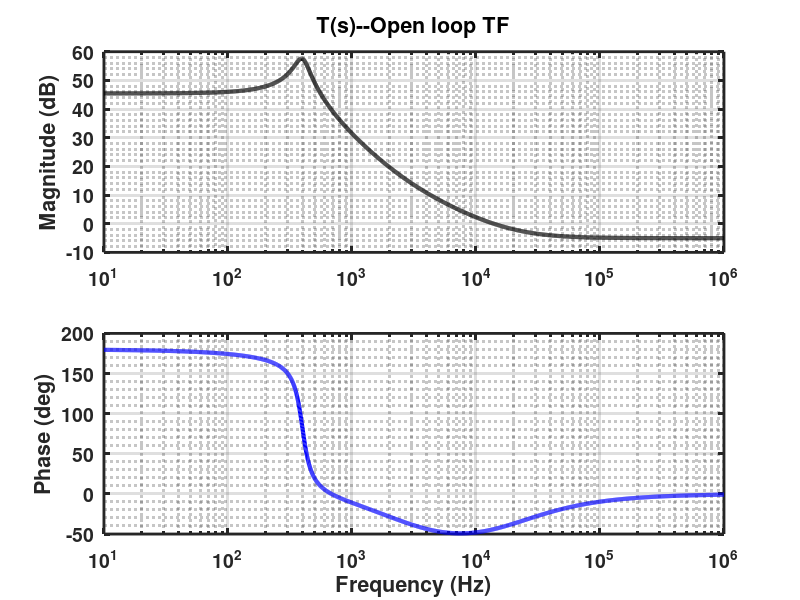
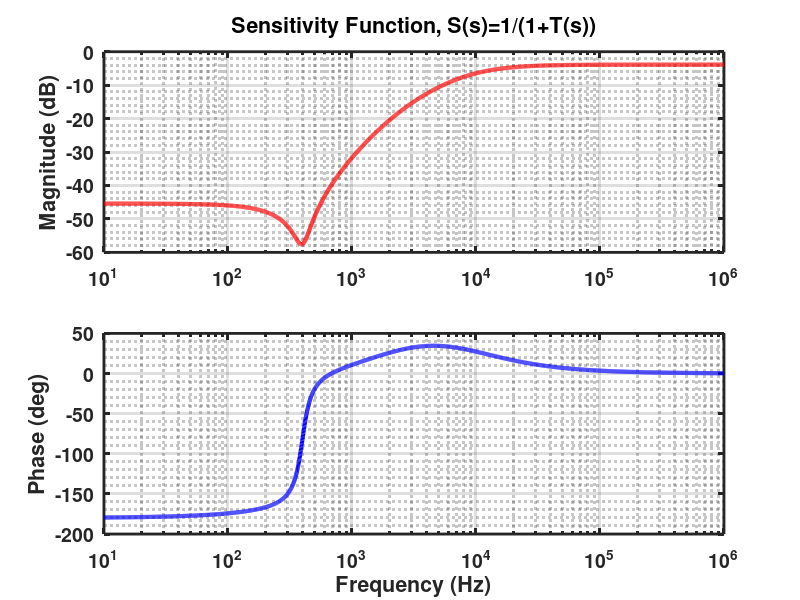
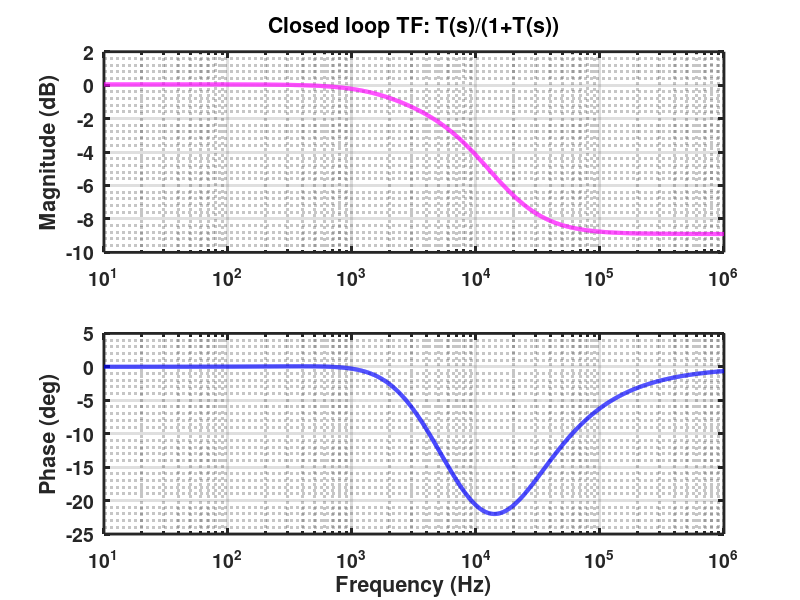

Here is the MATLAB script that generated these plots, in order:
clc;
clear;
close all;

s = tf('s');

%% Parameters
D = 0.6;
R = 10;
V_g = 30;
L = 160e-6;
C = 160e-6;

D_dash = 1-D;

V = -D/D_dash*V_g;
I = -V/(D_dash*R);

fp2 = 20000;

wp2 = 2*pi*fp2;

V_M = 1;

%% Control-to-Output Transfer Function
G_vd = -((V_g-V)/D_dash)* ...
    ((1 - s*(L*I)/(D_dash*(V_g-V))) / ...
    (1 + s*(L/(D_dash^2*R)) + s^2*(L*C/(D_dash^2))));

G_c = (1+s/wp2);
H = 1;

T = H*G_c*G_vd/V_M

wp1 = D_dash/sqrt(L*C);                    % LC double pole (rad/s)
fp1 = wp1/(2*pi);

wz = D_dash*(V_g - V)/(L*I);               % RHP zero (rad/s)
% fz = wz/(2*pi);
% fprintf('LC Pole (fp1)      = %.2f Hz\n',fp1)
% fprintf('RHP Zero (fz)      = %.2f Hz\n',fz)
% fprintf('HF Pole (fp2)      = %.2f Hz\n',fp2)
%% ===============================
% Bold Publication Quality Bode Plot
% ================================

% Frequency range (10 Hz to 1 MHz)
f = logspace(1,6,3000);
w = 2*pi*f;

% Frequency response
[mag,phase] = bode(T,w);

mag = squeeze(20*log10(mag));
phase = squeeze(phase);

figure('Color','w','Position',[100 100 900 700])




%% Magnitude
subplot(2,1,1)

semilogx(f,mag,'k','LineWidth',3)

grid on
grid minor

ylabel('Magnitude (dB)',...
    'FontSize',16,...
    'FontWeight','bold')

title('T(s)--Open loop TF',...
    'FontSize',18,...
    'FontWeight','bold')

set(gca,...
    'FontSize',14,...
    'FontWeight','bold',...
    'LineWidth',2)

xlim([10 1e6])

%% Phase
subplot(2,1,2)

semilogx(f,phase,'b','LineWidth',3)

grid on
grid minor

xlabel('Frequency (Hz)',...
    'FontSize',16,...
    'FontWeight','bold')

ylabel('Phase (deg)',...
    'FontSize',16,...
    'FontWeight','bold')

set(gca,...
    'FontSize',14,...
    'FontWeight','bold',...
    'LineWidth',2)
hold on

% xline(fp1,'--r','f_{p1}',...
%     'LineWidth',2,...
%     'FontSize',12,...
%     'FontWeight','bold');
% 
% xline(fz,'--m','f_{z}',...
%     'LineWidth',2,...
%     'FontSize',12,...
%     'FontWeight','bold');
% 
% xline(fp2,'--g','f_{p2}',...
%     'LineWidth',2,...
%     'FontSize',12,...
%     'FontWeight','bold');

xlim([10 1e6])

%% ==========================================
% Bode Plot of Sensitivity Function S(s)
% ==========================================

S = 1/(1+T);
% Frequency response
[magS,phaseS] = bode(S,w);

magS = squeeze(20*log10(magS));
phaseS = squeeze(phaseS);

figure('Color','w','Position',[120 120 900 700])

%% Magnitude
subplot(2,1,1)

semilogx(f,magS,'r','LineWidth',3)

grid on
grid minor

ylabel('Magnitude (dB)',...
    'FontSize',16,...
    'FontWeight','bold')

title('Sensitivity Function, S(s)=1/(1+T(s))',...
    'FontSize',18,...
    'FontWeight','bold')

set(gca,...
    'FontSize',14,...
    'FontWeight','bold',...
    'LineWidth',2)

xlim([10 1e6])

% hold on
% xline(fp1,'--k','f_{p1}','LineWidth',2);
% xline(fz,'--m','f_{z}','LineWidth',2);
% xline(fp2,'--g','f_{p2}','LineWidth',2);

%% Phase
subplot(2,1,2)

semilogx(f,phaseS,'b','LineWidth',3)

grid on
grid minor

xlabel('Frequency (Hz)',...
    'FontSize',16,...
    'FontWeight','bold')

ylabel('Phase (deg)',...
    'FontSize',16,...
    'FontWeight','bold')

set(gca,...
    'FontSize',14,...
    'FontWeight','bold',...
    'LineWidth',2)

xlim([10 1e6])

% hold on
% xline(fp1,'--k','f_{p1}','LineWidth',2);
% xline(fz,'--m','f_{z}','LineWidth',2);
% xline(fp2,'--g','f_{p2}','LineWidth',2);


%% ==========================================
% Bode Plot of Complementary Sensitivity Function
% Tc(s) = T(s)/(1+T(s))
% ==========================================
Tc = T/(1+T)
[magTc,phaseTc] = bode(Tc,w);

magTc = squeeze(20*log10(magTc));
phaseTc = squeeze(phaseTc);

figure('Color','w','Position',[140 140 900 700])

%% Magnitude
subplot(2,1,1)

semilogx(f,magTc,'m','LineWidth',3)

grid on
grid minor

ylabel('Magnitude (dB)',...
    'FontSize',16,...
    'FontWeight','bold')

title('Closed loop TF: T(s)/(1+T(s))',...
    'FontSize',18,...
    'FontWeight','bold')

set(gca,...
    'FontSize',14,...
    'FontWeight','bold',...
    'LineWidth',2)

xlim([10 1e6])

% hold on
% xline(fp1,'--k','f_{p1}','LineWidth',2);
% xline(fz,'--r','f_{z}','LineWidth',2);
% xline(fp2,'--g','f_{p2}','LineWidth',2);

%% Phase
subplot(2,1,2)

semilogx(f,phaseTc,'b','LineWidth',3)

grid on
grid minor

xlabel('Frequency (Hz)',...
    'FontSize',16,...
    'FontWeight','bold')

ylabel('Phase (deg)',...
    'FontSize',16,...
    'FontWeight','bold')

set(gca,...
    'FontSize',14,...
    'FontWeight','bold',...
    'LineWidth',2)

xlim([10 1e6])

% hold on
% xline(fp1,'--k','f_{p1}','LineWidth',2);
% xline(fz,'--r','f_{z}','LineWidth',2);
% xline(fp2,'--g','f_{p2}','LineWidth',2);
